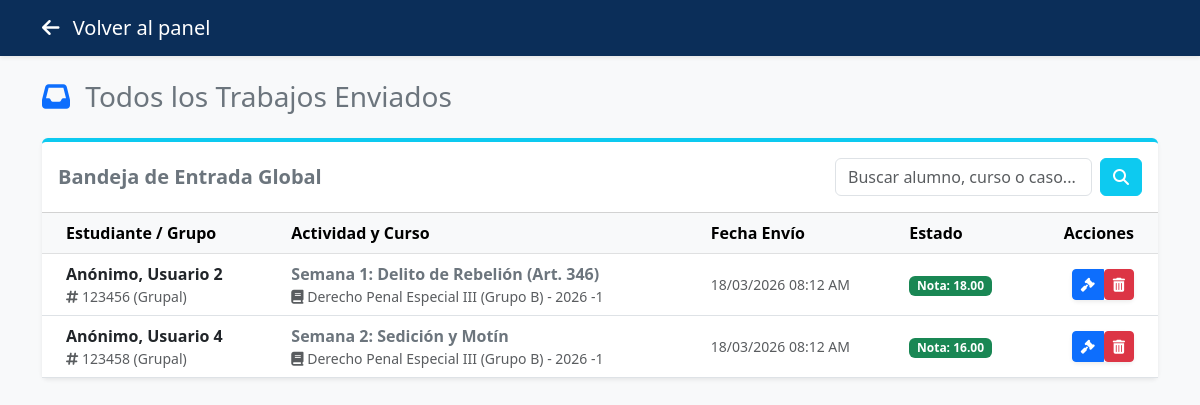
Page /ver_todos_trabajos.php (signed in) on the committed database.
### tables this page shows
CREATE TABLE `envios_fichas` (
  `id` int(11) NOT NULL,
  `actividad_id` int(11) NOT NULL,
  `lider_id` int(11) NOT NULL,
  `factum` text NOT NULL,
  `tipicidad` text NOT NULL,
  `dogmatica` text NOT NULL,
  `jurisprudencia` text NOT NULL,
  `fallo` text NOT NULL,
  `fecha_envio` timestamp NULL DEFAULT current_timestamp(),
  `estado` varchar(50) DEFAULT 'Pendiente',
  `calificacion` decimal(5,2) DEFAULT NULL,
  `respuestas_json` text DEFAULT NULL,
  `retroalimentacion` text DEFAULT NULL
);

CREATE TABLE `usuarios` (
  `id` int(11) NOT NULL,
  `rol` enum('admin','docente','estudiante') NOT NULL,
  `nombres` varchar(100) NOT NULL,
  `apellidos` varchar(100) NOT NULL,
  `email` varchar(100) NOT NULL,
  `password` varchar(255) NOT NULL,
  `codigo_estudiante` varchar(20) DEFAULT NULL,
  `ciclo` varchar(10) DEFAULT NULL,
  `semestre` varchar(10) DEFAULT NULL,
  `estado` tinyint(1) DEFAULT 1,
  `created_at` timestamp NULL DEFAULT current_timestamp(),
  `reset_token` varchar(100) DEFAULT NULL,
  `reset_token_exp` datetime DEFAULT NULL
);

CREATE TABLE `actividades_fichas` (
  `id` int(11) NOT NULL,
  `curso_id` int(11) NOT NULL,
  `titulo_caso` varchar(200) NOT NULL,
  `fecha_inicio` datetime NOT NULL DEFAULT current_timestamp(),
  `fecha_cierre` datetime NOT NULL,
  `descripcion` text DEFAULT NULL,
  `fecha_limite` datetime DEFAULT NULL,
  `estructura_campos` text DEFAULT NULL,
  `tipo_trabajo` varchar(20) DEFAULT 'Grupal',
  `max_integrantes` int(11) DEFAULT 5,
  `secciones_json` text DEFAULT NULL,
  `habilitado` tinyint(1) NOT NULL DEFAULT 0 COMMENT '0: Oculto, 1: Visible para alumnos'
);

CREATE TABLE `cursos` (
  `id` int(11) NOT NULL,
  `nombre_curso` varchar(150) NOT NULL,
  `docente_id` int(11) NOT NULL,
  `semestre` varchar(10) NOT NULL,
  `nombre` varchar(150) DEFAULT NULL
);

### ver_todos_trabajos.php (the view, shortened to what this page needs)
<?php
require_once 'config/conexion.php';
$es_admin = ($_SESSION['rol'] === 'admin');
$search = $_GET['buscar'] ?? '';
$pagina = isset($_GET['pagina']) ? (int)$_GET['pagina'] : 1;
$limite = 15;
$offset = ($pagina - 1) * $limite;
$whereSql = "WHERE 1=1";
$params = [];
$sql_data = "
    SELECT e.id, e.fecha_envio, e.estado, e.calificacion, u.nombres, u.apellidos, u.codigo_estudiante,
           a.titulo_caso, a.tipo_trabajo, c.nombre_curso
    FROM envios_fichas e
    JOIN actividades_fichas a ON e.actividad_id = a.id
    JOIN cursos c ON a.curso_id = c.id
    JOIN usuarios u ON e.lider_id = u.id
    $whereSql
    ORDER BY e.fecha_envio DESC
    LIMIT $limite OFFSET $offset
";
$stmt_envios = $pdo->prepare($sql_data);
$stmt_envios->execute($params);
$envios = $stmt_envios->fetchAll(PDO::FETCH_ASSOC);
?>
<!DOCTYPE html>
<html lang="es">
<head>
    <link href="https://cdn.jsdelivr.net/npm/bootstrap@5.3.0/dist/css/bootstrap.min.css" rel="stylesheet">
    <link rel="stylesheet" href="https://cdnjs.cloudflare.com/ajax/libs/font-awesome/6.4.0/css/all.min.css">
</head>
<body>
    <nav class="navbar navbar-dark bg-unap shadow-sm">
        <div class="container">
            <a class="navbar-brand" href="<?= $es_admin ? 'dashboard_admin.php' : 'dashboard_docente.php' ?>"><i class="fas fa-arrow-left me-2"></i> Volver al panel</a>
        </div>
    </nav>
    <main class="container py-4">
        <div class="d-flex justify-content-between align-items-center mb-4 flex-wrap gap-2">
            <h3 class="text-secondary mb-0"><i class="fas fa-inbox text-primary me-2"></i> Todos los Trabajos Enviados</h3>
        </div>
        <div class="card shadow-sm border-0 border-top border-4 border-info">
            <div class="card-header bg-white py-3 d-flex justify-content-between align-items-center flex-wrap gap-2">
                <h5 class="mb-0 fw-bold text-secondary">Bandeja de Entrada Global</h5>
                <form action="ver_todos_trabajos.php" method="GET" class="d-flex" style="min-width: 300px;">
                    <input type="text" name="buscar" class="form-control me-2" placeholder="Buscar alumno, curso o caso..." value="<?= htmlspecialchars($search) ?>">
                    <button type="submit" class="btn btn-info text-white"><i class="fas fa-search"></i></button>
                </form>
            </div>
            <div class="card-body table-responsive p-0">
                <table class="table table-hover align-middle mb-0">
                    <thead class="table-light">
                        <tr>
                            <th class="ps-4">Estudiante / Grupo</th>
                            <th>Actividad y Curso</th>
                            <th>Fecha Envío</th>
                            <th>Estado</th>
                            <th class="text-end pe-4">Acciones</th>
                        </tr>
                    </thead>
                    <tbody>
                        <?php if(empty($envios)): ?>
                            <tr><td colspan="5" class="text-center py-5 text-muted">No se encontraron trabajos.</td></tr>
                        <?php else: ?>
                            <?php foreach($envios as $e): ?>
                            <tr>
                                <td class="ps-4">
                                    <div class="fw-bold text-dark"><?= htmlspecialchars($e['apellidos'] . ', ' . $e['nombres']) ?></div>
                                    <div class="small text-muted"><i class="fas fa-hashtag"></i> <?= htmlspecialchars($e['codigo_estudiante']) ?> (<?= $e['tipo_trabajo'] ?>)</div>
                                </td>
                                <td>
                                    <div class="fw-bold text-secondary"><?= htmlspecialchars($e['titulo_caso']) ?></div>
                                    <div class="small text-muted"><i class="fas fa-book"></i> <?= htmlspecialchars($e['nombre_curso']) ?></div>
                                </td>
                                <td class="small text-muted"><?= date('d/m/Y h:i A', strtotime($e['fecha_envio'])) ?></td>
                                <td>
                                    <?php if($e['estado'] == 'Revisado'): ?>
                                        <span class="badge bg-success">Nota: <?= $e['calificacion'] ?></span>
                                    <?php else: ?>
                                        <span class="badge bg-warning text-dark">Pendiente</span>
                                    <?php endif; ?>
                                </td>
                                <td class="text-end pe-4">
                                    <div class="btn-group shadow-sm">
                                        <a href="calificar.php?id=<?= $e['id'] ?>" class="btn btn-sm btn-primary" title="Revisar / Calificar">
                                            <i class="fas fa-gavel"></i>
                                        </a>
                                        <form action="ver_todos_trabajos.php" method="POST" onsubmit="return confirm('¿Estás seguro de ELIMINAR este trabajo? El estudiante podrá volver a enviar su ficha.');" style="display:inline;">
                                            <button type="submit" class="btn btn-sm btn-danger" title="Eliminar envío para corrección">
                                                <i class="fas fa-trash-alt"></i>
                                            </button>
                                        </form>
                                    </div>
                                </td>
                            </tr>
                            <?php endforeach; ?>
                        <?php endif; ?>
                    </tbody>
                </table>
            </div>
        </div>
    </main>
</body>
</html>

### ver_todos_trabajos.php (style rules this page uses)
body { background-color: #f8f9fa; }
.bg-unap { background-color: #0b2e59; }

### rows in the picture
envios_fichas: lider.nombres "Anónimo, Usuario 2", lider.codigo_estudiante "123456", actividad.tipo_trabajo "Grupal", actividad.titulo_caso "Semana 1: Delito de Rebelión (Art. 346)", cursos.nombre_curso "Derecho Penal Especial III (Grupo B) - 2026 -1", fecha_envio "18/03/2026 08:12 AM", calificacion "18.00"
envios_fichas: lider.nombres "Anónimo, Usuario 4", lider.codigo_estudiante "123458", actividad.tipo_trabajo "Grupal", actividad.titulo_caso "Semana 2: Sedición y Motín", cursos.nombre_curso "Derecho Penal Especial III (Grupo B) - 2026 -1", fecha_envio "18/03/2026 08:12 AM", calificacion "16.00"
